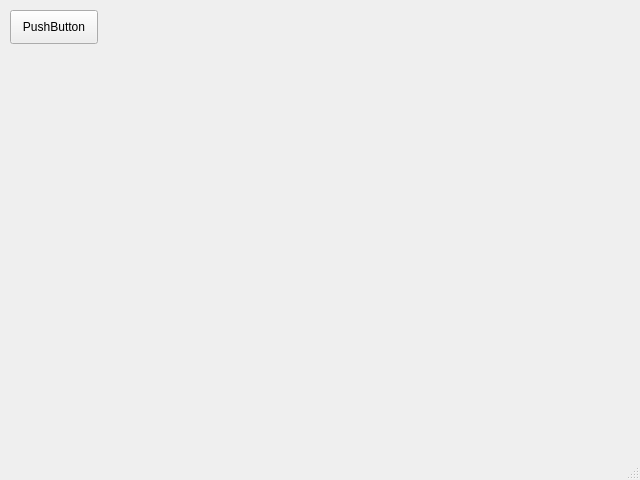
<?xml version="1.0" encoding="UTF-8"?>
<ui version="4.0">
 <class>MainWindow</class>
 <widget class="QMainWindow" name="MainWindow">
  <property name="geometry">
   <rect>
    <x>0</x>
    <y>0</y>
    <width>640</width>
    <height>480</height>
   </rect>
  </property>
  <property name="windowTitle">
   <string>MainWindow</string>
  </property>
  <widget class="QWidget" name="centralwidget">
   <property name="autoFillBackground">
    <bool>false</bool>
   </property>
   <widget class="QPushButton" name="pushButton">
    <property name="geometry">
     <rect>
      <x>10</x>
      <y>10</y>
      <width>88</width>
      <height>34</height>
     </rect>
    </property>
    <property name="text">
     <string>PushButton</string>
    </property>
   </widget>
  </widget>
  <widget class="QStatusBar" name="statusbar"/>
 </widget>
 <resources/>
 <connections/>
</ui>
